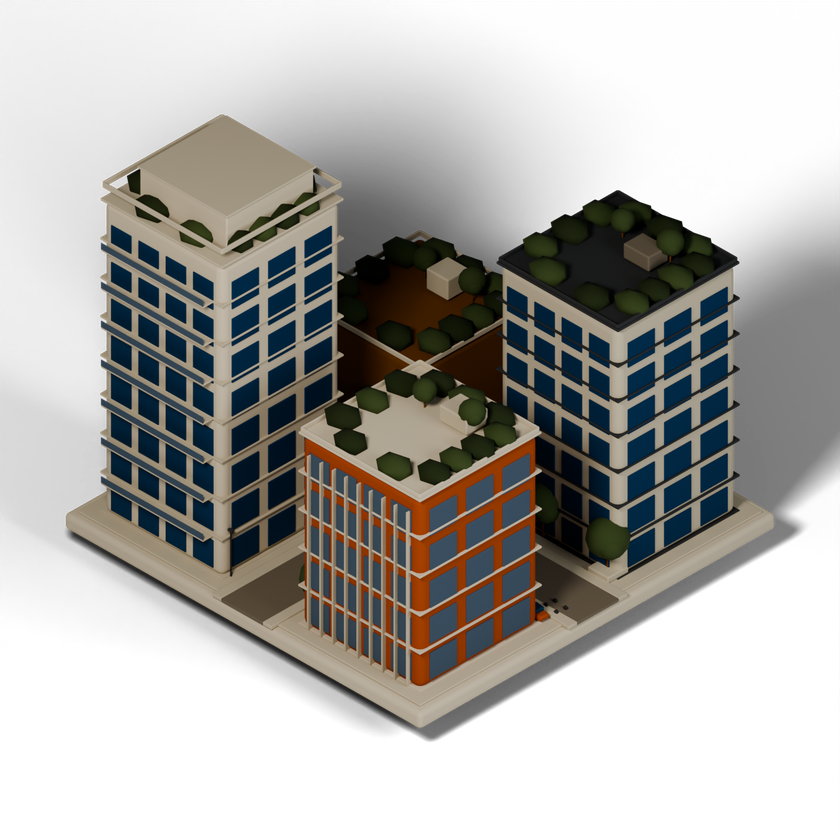
#> input picture iso-city-demo/block/tex/hero_raw.png, 840 x 840 px, shrunk from 1400 x 1400 before the run, found by its file name
$ python compose_bg.py
#> lines starting #> are read from the running program, lines starting #| are printed output that depends on the picture
# -*- coding: utf-8 -*-
"""
把 Cycles 输出的 RGBA 阴影层，合成到精确的 sRGB 背景色上。

为什么要这一步：Blender 的 AgX 色调映射会把背景色整体抬亮
（#a0a7ad 实测出图变成 208,208,208），没法精确控色。
产品摄影里背景色是硬指标，所以放到渲染之后按原始 sRGB 直接合成。

用法：
  python3 tools/blender/compose_bg.py <输入RGBA.png> <输出.png> [#hex]
"""
import sys
from PIL import Image

src = sys.argv[1] if len(sys.argv) > 1 else 'block/tex/hero_raw.png'
dst = sys.argv[2] if len(sys.argv) > 2 else 'block/tex/hero.png'
hexbg = sys.argv[3] if len(sys.argv) > 3 else '#a0a7ad'

bg = tuple(int(hexbg.lstrip('#')[i:i + 2], 16) for i in (0, 2, 4))

im = Image.open(src).convert('RGBA')
#> im is the input picture: PIL image 840x840 RGBA; mean R, G, B, A 35.7, 34.3, 30.7, 115.9
# 用 alpha 做 over 合成：阴影层是预乘的黑色，叠上去就是"背景被压暗"
plate = Image.new('RGB', im.size, bg)
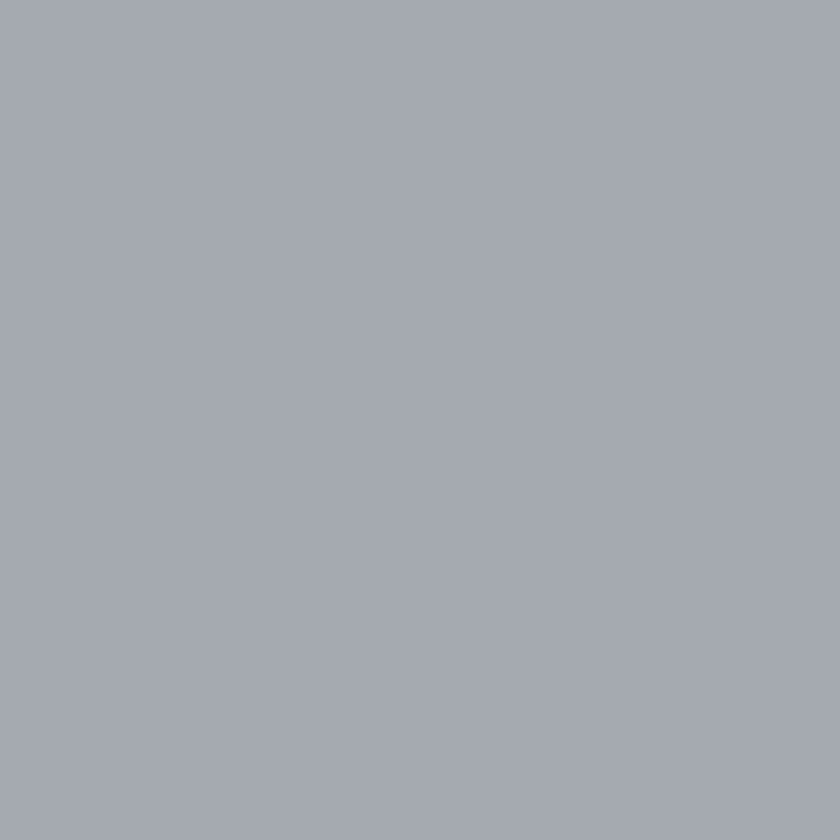
#> plate: PIL image 840x840 RGB; mean R, G, B 160, 167, 173
plate.paste(im, (0, 0), im)
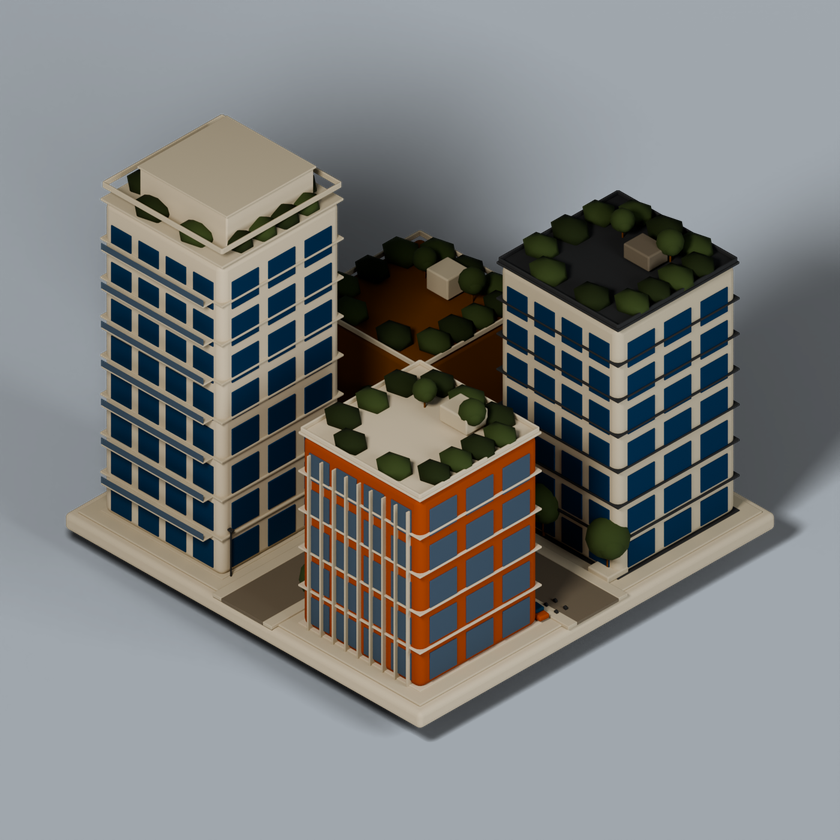
#> plate: PIL image 840x840 RGB; mean R, G, B 122.9, 125.3, 125
plate.save(dst)
print(f'composed {src} over {hexbg} -> {dst} {plate.size}')
#| composed block/tex/hero_raw.png over #a0a7ad -> block/tex/hero.png (840, 840)
